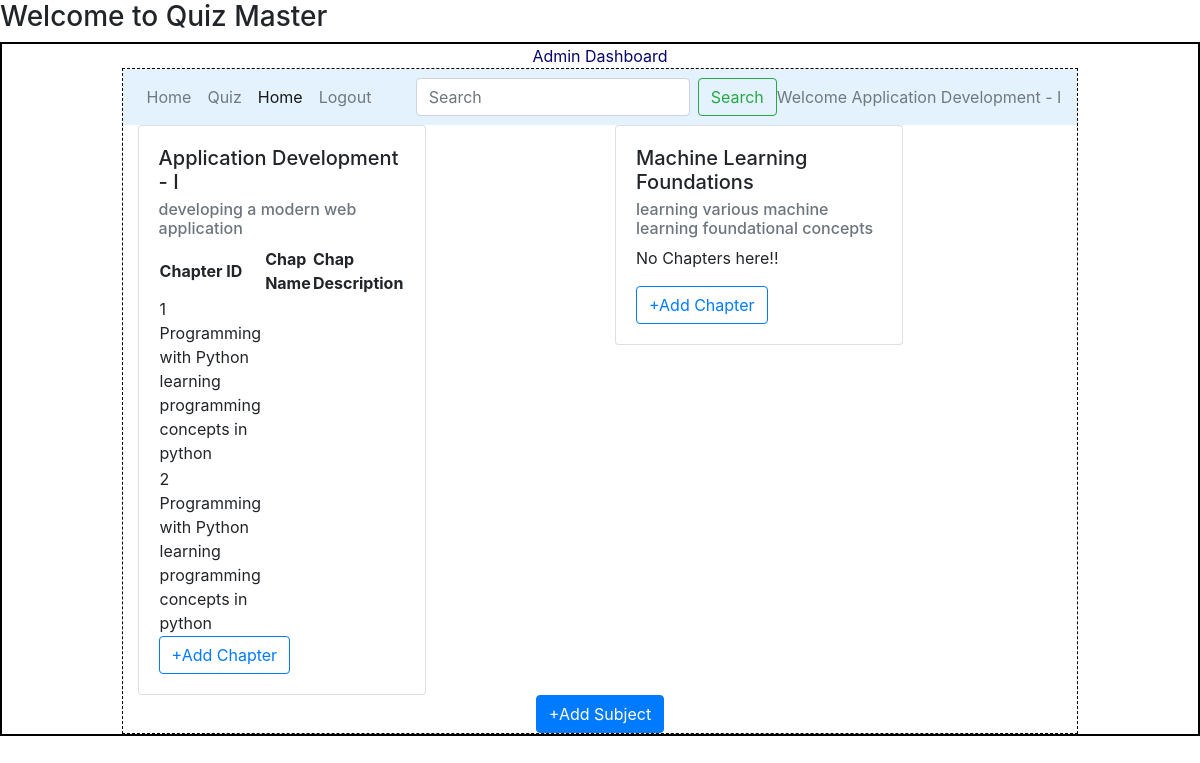
Screenshot of /admin/Application Development - I with the database file from the repository.
### models/model1.py (models this page shows)
class Subject(db.Model):
    __tablename__="subject"
    id=db.Column(db.Integer,primary_key=True)
    name=db.Column(db.String,nullable=False)
    description=db.Column(db.String,nullable=False)
    user_id = db.Column(db.Integer, db.ForeignKey("user_info.id"), nullable=False)
    chapters=db.relationship("Chapter",cascade="all,delete",backref="subject",lazy=True)

class Chapter(db.Model):
    __tablename__="chapter"
    id=db.Column(db.Integer,primary_key=True)
    name=db.Column(db.String,nullable=False)
    description=db.Column(db.String,nullable=False)
    subject_id = db.Column(db.Integer, db.ForeignKey("subject.id"), nullable=False)
    quizes=db.relationship("Quiz",cascade="all,delete",backref="chapter",lazy=True)

### controllers/routes.py (the view)
@app.route('/admin/<name>')
def admin_dashboard(name):
    subject=get_subjects()
    return render_template("admin_dashboard.html",name=name,subjects=subject)

### controllers/routes.py (called while the page is built)
def get_subjects():
    subject=Subject.query.all()
    return subject

### templates/admin_dashboard.html
{%extends "admin_layout.html"%}
{%block content %}
              <div class="container">
                {%if subjects%}
                <div class="row">
                  {%for sub in subjects%}
                    <div class="col">
                    <div class="card" style="width: 18rem;">
                        <div class="card-body">
                          <h5 class="card-title">{{sub.name}}</h5>
                          <h6 class="card-subtitle mb-2 text-muted">{{sub.description}}</h6>
                          {%if sub.chapters%}
                            <table>
                              <tr>
                                <th>Chapter ID</th>
                                <th>Chap Name</th>
                                <th>Chap Description</th>
                              </tr>
                              {%for chapter in sub.chapters%}
                              <tr>
                                <td>
                                  {{chapter.id}}
                                  {{chapter.name}}
                                  {{chapter.description}}
                                </td>
                              </tr>
                              {%endfor%}
                            </table>
                          {%else%}
                            <p>No Chapters here!!</p>
                          {%endif%}
                          <a href ="/chapter/{{sub.id}}/{{name}}" type="button" class="btn btn-outline-primary">+Add Chapter</a>
                        </div>
                      </div>
                    </div>
                  {%endfor%}
                </div>
                {%else%}
                 <h3 class="center"> No Subjects are available!!</h3>
                {%endif%}
              </div>
              <div class="center">
                <a href="/subject/{{name}}" type="button" class="btn btn-primary">+Add Subject</a>
            </div>
        </div>
{%endblock%}

### templates/admin_layout.html (shortened to what this page needs)
<!DOCTYPE html>
<html lang="en">
<head>
    <link rel="stylesheet" href="/static/main.css">
    <link rel="stylesheet" href="https://cdn.jsdelivr.net/npm/bootstrap@4.0.0/dist/css/bootstrap.min.css">
</head>
<body>
    <h3>Welcome to Quiz Master</h3>
    <div class="my_container">
        <div class="center">Admin Dashboard</div>
        <div class="my_panel">
            <nav class="navbar navbar-expand-lg navbar-light" style="background-color: #e3f2fd;">
                <div class="collapse navbar-collapse" id="navbarText">
                  <ul class="navbar-nav mr-auto">
                    <li class="nav-item">
                        <a class="nav-link" href="#">Home</a>
                    </li>
                    <li class="nav-item">
                        <a class="nav-link" href="#">Quiz</a>
                    </li>
                    <li class="nav-item active">
                      <a class="nav-link" href="#">Home <span class="sr-only">Summary</span></a>
                    </li>
                    <li class="nav-item">
                      <a class="nav-link" href="#">Logout</a>
                    </li>
                  </ul>
                  <form class="form-inline">
                    <input class="form-control mr-sm-2" type="search" placeholder="Search">
                    <button class="btn btn-outline-success my-2 my-sm-0" type="submit">Search</button>
                </form>
                  <span class="navbar-text">
                    Welcome {{name}}
                  </span>
                </div>
              </nav>
              {%block content%}{%endblock%}
            </div>
    </body>
</html>

### static/main.css (style rules this page uses)
* { margin:0px; }
.my_container { border:2px solid black; }
.my_panel { width:80%; margin:auto; height:auto; border:1px dashed black; }
.center { text-align: center; margin: auto; color:rgb(5,5,110); }

### rows the page displays
Subject: name "Application Development - I", description "developing a modern web application"
Chapter: id "1", name "Programming with Python", description "learning programming concepts in python"
Chapter: id "2", name "Programming with Python", description "learning programming concepts in python"
Subject: name "Machine Learning Foundations", description "learning various machine learning foundational concepts", shows "No Chapters here!!"
